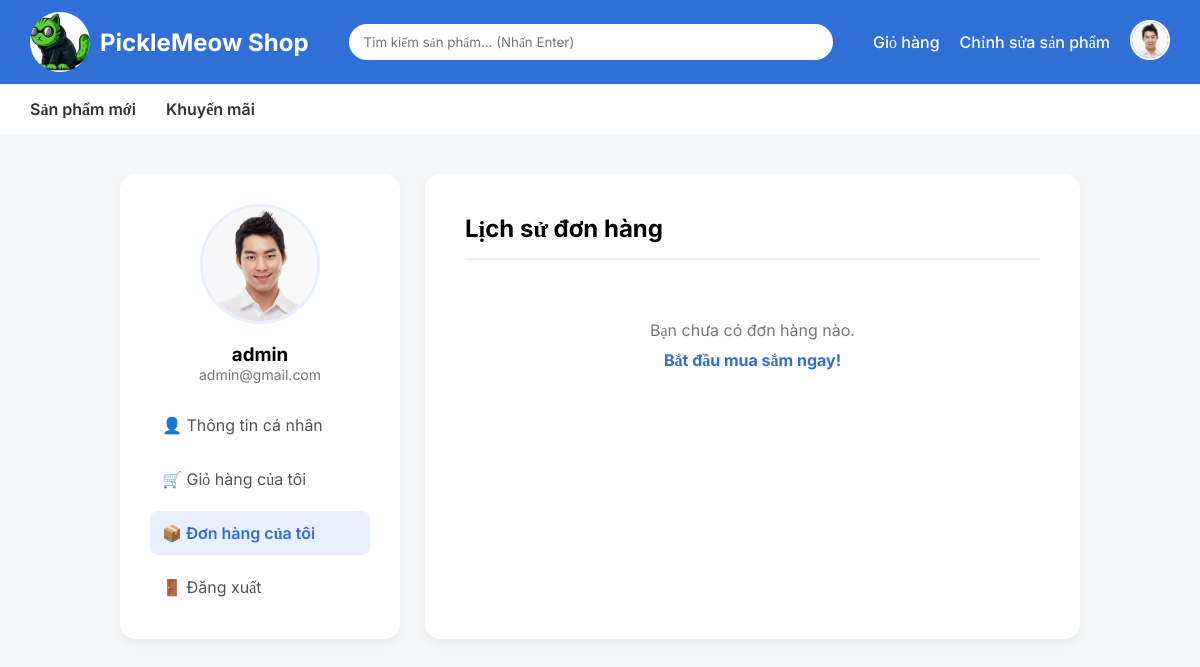
/basic_seller_website/pages/my_orders.php (signed in), run on the app's committed database.
### tables this page shows
CREATE TABLE users (
  id int(11) NOT NULL,
  fullname varchar(100) NOT NULL,
  email varchar(100) NOT NULL,
  phone varchar(15) DEFAULT NULL,
  address text DEFAULT NULL,
  password varchar(255) NOT NULL,
  role enum('user','admin') DEFAULT 'user',
  created_at timestamp NOT NULL DEFAULT current_timestamp(),
  avatar varchar(255) DEFAULT 'default.png'
);

### basic_seller_website/pages/my_orders.php (the view, shortened to what this page needs)
<?php
require_once __DIR__ . '/../config/db.php';
require_once __DIR__ . '/../includes/header.php';
$user_id = $_SESSION['user_id'];
$stmt = $conn->prepare("SELECT * FROM users WHERE id = ?");
$stmt->execute([$user_id]);
$user = $stmt->fetch();
$display_avatar = !empty($user['avatar']) ? "/basic_seller_web/img/avatars/" . $user['avatar'] : "/basic_seller_web/img/avatars/default.png";
$stmt_orders = $conn->prepare("SELECT * FROM orders WHERE user_id = ? ORDER BY created_at DESC");
$stmt_orders->execute([$user_id]);
$my_orders = $stmt_orders->fetchAll();
?>
<!DOCTYPE html>
<html lang="vi">
<head>
</head>
<body>
<div class="container">
    <div class="sidebar">
        <img class="avatar" src="<?php echo $display_avatar; ?>">
        <h3><?php echo htmlspecialchars($user['fullname']); ?></h3>
        <p style="color:#777; font-size:14px;"><?php echo htmlspecialchars($user['email']); ?></p>
        <div style="margin-top:20px;">
            <a href="/basic_seller_web/pages/user.php" class="menu-item">👤 Thông tin cá nhân</a>
            <a href="/basic_seller_web/pages/cart.php" class="menu-item">🛒 Giỏ hàng của tôi</a>
            <a href="/basic_seller_web/pages/my_orders.php" class="menu-item active">📦 Đơn hàng của tôi</a>
            <a href="/basic_seller_web/auth/logout.php" class="menu-item">🚪 Đăng xuất</a>
        </div>
    </div>
    <div class="content">
        <h2>Lịch sử đơn hàng</h2>
        <?php if (empty($my_orders)): ?>
            <div style="text-align: center; padding: 40px 0; color: #777;">
                <p>Bạn chưa có đơn hàng nào.</p>
                <a href="/basic_seller_web/index.php" style="color: #2f6fd6; text-decoration: none; font-weight: bold; display:inline-block; margin-top: 10px;">Bắt đầu mua sắm ngay!</a>
            </div>
        <?php endif; ?>
    </div>
</div>
</body>
</html>

### basic_seller_website/includes/header.php (shortened to what this page needs)
<?php
require_once __DIR__ . '/../config/db.php';
$avatar_top = "/basic_seller_web/img/avatars/default.png";
if (isset($_SESSION['user_id'])) {
    $stmt_u = $conn->prepare("SELECT avatar FROM users WHERE id = ?");
    $stmt_u->execute([$_SESSION['user_id']]);
    $current_user = $stmt_u->fetch();
    if ($current_user && !empty($current_user['avatar'])) {
        $avatar_top = "/basic_seller_web/img/avatars/" . $current_user['avatar'];
    }
}
?>
<!DOCTYPE html>
<html lang="vi">
<head>
</head>
<body>
<div class="topbar">
    <a href="/basic_seller_web/index.php" class="logo">
        <img src="/basic_seller_web/img/pickle_meow_logo.png" alt="Logo">
        PickleMeow Shop
    </a>
    <div class="search-box">
        <form action="/basic_seller_web/pages/search.php" method="GET">
            <input type="text" name="q" placeholder="Tìm kiếm sản phẩm... (Nhấn Enter)" required>
        </form>
    </div>
    <div class="header-links">
        <a href="/basic_seller_web/pages/cart.php">Giỏ hàng</a>
        <?php if(isset($_SESSION['user_id'])): ?>
            <?php if(isset($_SESSION['role']) && $_SESSION['role'] === 'admin'): ?>
                <a href="/basic_seller_web/admin/admin.php">Chỉnh sửa sản phẩm</a>
            <?php endif; ?>
            <div class="user-menu">
                <a href="/basic_seller_web/pages/user.php">
                    <img src="<?php echo $avatar_top; ?>" alt="User Avatar" class="avatar-img-top">
                </a>
            </div>
        <?php else: ?>
            <a href="/basic_seller_web/auth/login.php">Đăng nhập</a>
        <?php endif; ?>
    </div>
</div>
<div class="menu">
    <a href="#">Sản phẩm mới</a>
    <a href="/basic_seller_web/pages/sale_off.php">Khuyến mãi</a>
</div>

### basic_seller_website/includes/header.php (style rules this page uses)
* { margin:0;padding:0;box-sizing:border-box;font-family:Inter }
body { background:#f3f5f7 }
.topbar { background:#2f6fd6;padding:12px 30px;display:flex;align-items:center;justify-content:space-between; }
.logo { color: white;text-decoration: none;display: flex;align-items: center;gap: 10px;font-size: 24px;font-weight: bold; }
.logo img { height: 60px;width: 60px;object-fit: cover;border-radius: 50%; }
.search-box { flex:1;margin:0 40px; }
.search-box input { width:100%;padding:10px 15px;border:none;border-radius:20px;outline:none; }
.header-links { display:flex;align-items:center;gap:20px; }
.header-links a { color:white;text-decoration:none;font-weight:500; }
.user-menu { position: relative; display: flex; align-items: center; }
.avatar-img-top { width: 40px; height: 40px; border-radius: 50%; object-fit: cover; border: 2px solid white; cursor: pointer; background: white; }
.menu { background:white;padding:15px 30px;display:flex;gap:30px;font-weight:600; }
.menu a { color:#333;text-decoration:none }

### basic_seller_website/pages/my_orders.php (style rules this page uses)
* { margin:0;padding:0;box-sizing:border-box;font-family:Inter }
body { background:#f4f6f8 }
.container { max-width:1000px; margin:40px auto; display:flex; gap:25px; padding:0 20px; }
.sidebar { width:280px; background:white; border-radius:15px; padding:30px; text-align:center; height:fit-content; box-shadow:0 4px 10px rgba(0,0,0,0.05); }
.avatar { width:120px; height:120px; border-radius:50%; margin-bottom:15px; object-fit:cover; border:3px solid #e8f0fe; }
.menu-item { padding:12px; border-radius:8px; cursor:pointer; color:#555; text-decoration:none; display:block; text-align: left; margin-top:10px;transition: all 0.25s ease; }
.active { background:#e8f0fe; color:#2f6fd6; font-weight:600; }
.content { flex:1; background:white; padding:40px; border-radius:15px; box-shadow:0 4px 10px rgba(0,0,0,0.05); }
h2 { border-bottom: 2px solid #eee; padding-bottom: 15px; margin-bottom: 20px; }

### data on the page
users: avatar (picture), fullname "admin", email "admin@gmail.com"
